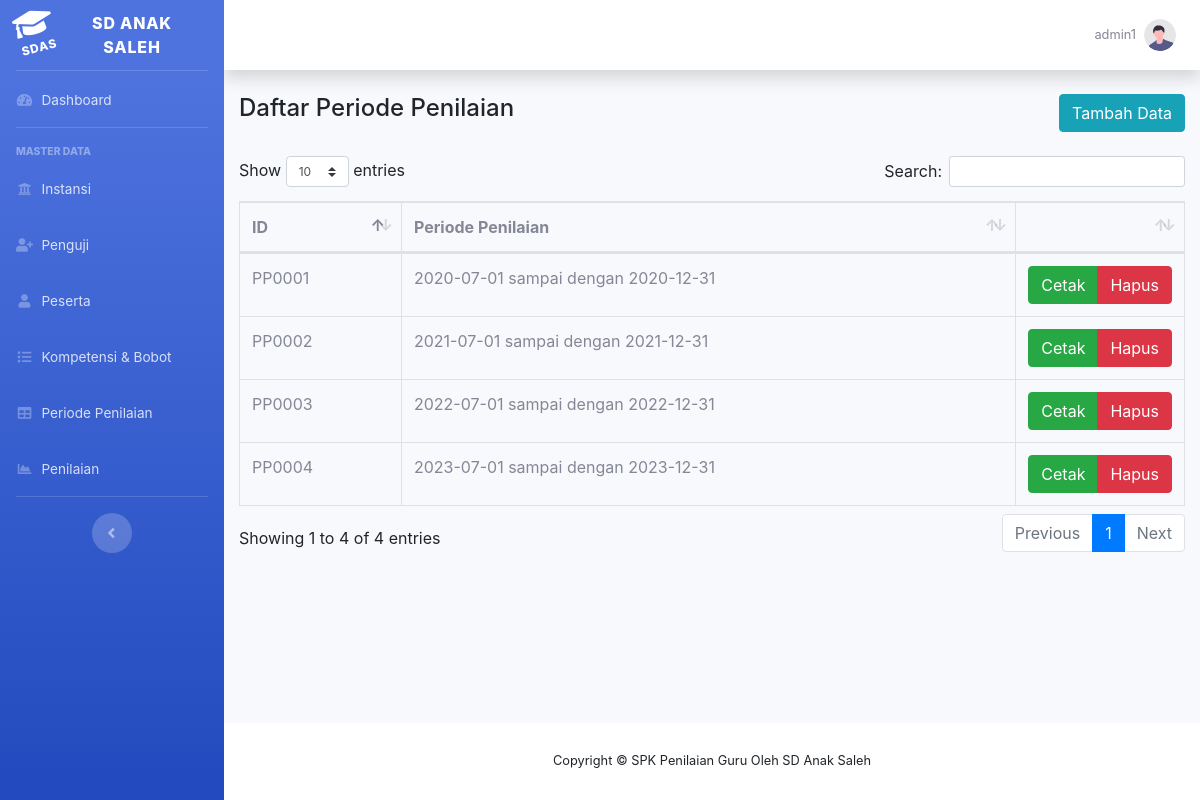
The app's page /periode_view.php (signed in) with its own data.
### tables this page shows
CREATE TABLE `periode` (
  `periode_id` varchar(10) NOT NULL,
  `periode_tglawal` date NOT NULL,
  `periode_tglakhir` date NOT NULL
);

### config.php (called while the page is built, shortened)
<?php
	$database = 'mcdm_pkg';
?>

### crud.php (called while the page is built, shortened)
<?php
    function viewperiode() {
        include('config.php');
        $query = "select * from periode "
                . "ORDER BY periode_id";
        $result = mysqli_query($db,$query);
        return $result;
    }

### periode_view.php (the view, shortened to what this page needs)
<?php
include("header.php");
require 'crud.php';
$stmt = viewperiode();
?>
<div class="row">
    <div class="col-auto mr-auto">
        <h4>Daftar Periode Penilaian</h4>
    </div>
    <div class="col-auto"><a href="periode_add.php" class="btn btn-info">Tambah Data</i></a></div>
</div>
<br />
<div class="table-responsive">
    <table class="table table-bordered" id="dataTable" width="100%" cellspacing="0">
        <thead>
            <tr>
                <th>ID</th>
                <th>Periode Penilaian</th>
                <th width="80px"></th>
            </tr>
        </thead>
        <tbody>
            <?php
            while ($data = mysqli_fetch_assoc($stmt)) {
            ?>
                <tr>
                    <td><?php echo $data['periode_id'] ?></td>
                    <td><?php echo $data['periode_tglawal'] ?> sampai dengan <?php echo $data['periode_tglakhir'] ?></td>
                    <td align='center'>
                        <div class="btn-group" role="group" aria-label="Basic mixed styles example">
                            <a href="laporan.php?kode=<?php echo $data['periode_id'] ?>" title="Cetak" class="btn btn-success">Cetak</a>
                            <a href="periode_view.php?delete=<?php echo $data['periode_id'] ?>" title="Hapus" onclick="return confirm('Anda yakin akan menghapus ?');" class="btn btn-danger">Hapus</a>
                        </div>
                    </td>
                </tr>
            <?php
            };
            ?>
        </tbody>
    </table>
</div>
<br />
<?php
include("footer.php");
?>

### records on screen
periode: periode_id "PP0001", periode_tglawal "2020-07-01", periode_tglakhir "2020-12-31"
periode: periode_id "PP0002", periode_tglawal "2021-07-01", periode_tglakhir "2021-12-31"
periode: periode_id "PP0003", periode_tglawal "2022-07-01", periode_tglakhir "2022-12-31"
periode: periode_id "PP0004", periode_tglawal "2023-07-01", periode_tglakhir "2023-12-31"

### other values on screen
$_SESSION['username'] "admin1"
